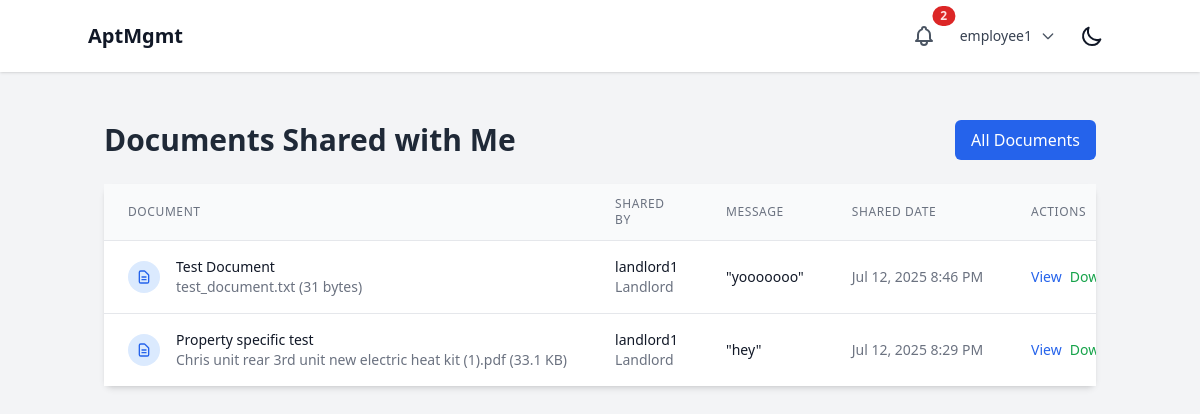
/documents/shared/ (signed in), run on the app's committed database.
### users/models.py (models this page shows, shortened)
class User(AbstractUser):
    class Role(models.TextChoices):
        SUPERUSER = "SUPERUSER", "Superuser"
        LANDLORD = "LANDLORD", "Landlord"
        EMPLOYEE = "EMPLOYEE", "Employee"
        TENANT = "TENANT", "Tenant"
    role = models.CharField(max_length=50, choices=Role.choices)
    company = models.ForeignKey(Company, on_delete=models.CASCADE, related_name="users", null=True, blank=True)
    property = models.ForeignKey(Property, on_delete=models.SET_NULL, related_name="users", null=True, blank=True)
    apartment_unit = models.ForeignKey('properties.ApartmentUnit', on_delete=models.SET_NULL, null=True, blank=True, related_name="tenant")
    phone_number = models.CharField(max_length=20, blank=True, null=True)
    emergency_contact_name = models.CharField(max_length=100, blank=True, null=True)
    emergency_contact_phone = models.CharField(max_length=20, blank=True, null=True)
    emergency_contact_relationship = models.CharField(max_length=50, blank=True, null=True)

### documents/models.py (models this page shows, shortened)
class DocumentShare(models.Model):
    document = models.ForeignKey(Document, on_delete=models.CASCADE, related_name="shares")
    shared_by = models.ForeignKey(User, on_delete=models.CASCADE, related_name="shared_documents")
    shared_with = models.ForeignKey(User, on_delete=models.CASCADE, related_name="received_documents")
    message = models.TextField(blank=True)
    created_at = models.DateTimeField(auto_now_add=True)
    is_read = models.BooleanField(default=False)
    class Meta:
        unique_together = ['document', 'shared_by', 'shared_with']

class Document(models.Model):
    class AccessLevel(models.TextChoices):
        COMPANY = "COMPANY", "Company-wide"
        PROPERTY = "PROPERTY", "Property-specific"
        UNIT = "UNIT", "Unit-specific"
        PRIVATE = "PRIVATE", "Private (specific users)"
    title = models.CharField(max_length=255)
    description = models.TextField(blank=True)
    file = models.FileField(upload_to=document_upload_path)
    original_filename = models.CharField(max_length=255)
    file_size = models.PositiveIntegerField()
    file_type = models.CharField(max_length=100)
    category = models.ForeignKey(DocumentCategory, on_delete=models.SET_NULL, null=True, blank=True)
    company = models.ForeignKey(Company, on_delete=models.CASCADE, related_name="documents")
    property = models.ForeignKey(Property, on_delete=models.CASCADE, related_name="documents", null=True, blank=True)
    unit = models.ForeignKey(ApartmentUnit, on_delete=models.CASCADE, related_name="documents", null=True, blank=True)
    access_level = models.CharField(max_length=20, choices=AccessLevel.choices, default=AccessLevel.COMPANY)
    allowed_users = models.ManyToManyField(User, related_name="accessible_documents", blank=True)
    allowed_roles = models.JSONField(default=list, blank=True)  # List of role strings
    uploaded_by = models.ForeignKey(User, on_delete=models.CASCADE, related_name="uploaded_documents")
    created_at = models.DateTimeField(auto_now_add=True)
    updated_at = models.DateTimeField(auto_now=True)
    is_active = models.BooleanField(default=True)
    class Meta:
        ordering = ['-created_at']
        indexes = [
            models.Index(fields=['company', 'access_level']),
            models.Index(fields=['property']),
            models.Index(fields=['created_at']),
        ]

### documents/views.py (the view)
# urls.py: path('shared/', views.shared_documents, name='shared'),
@login_required
def shared_documents(request):
    shares = DocumentShare.objects.filter(
        shared_with=request.user
    ).select_related('document', 'shared_by').order_by('-created_at')
    shares.filter(is_read=False).update(is_read=True)
    context = {
        'shares': shares,
    }
    return render(request, 'documents/shared.html', context)

### core/context_processors.py (called while the page is built)
def notifications(request):
    if request.user.is_authenticated:
        unread_notifications = Notification.objects.filter(
            recipient=request.user,
            is_read=False
        ).order_by('-created_at')
        recent_unread_notifications = unread_notifications[:5]
        return {
            'unread_notifications_count': unread_notifications.count(),
            'recent_notifications': recent_unread_notifications,
            'has_unread_notifications': unread_notifications.exists(),
        }
    return {
        'unread_notifications_count': 0,
        'recent_notifications': [],
        'has_unread_notifications': False,
    }

### documents/templates/documents/shared.html (shortened to what this page needs)
{% extends 'base.html' %}
{% block content %}
<div class="container mx-auto px-4 py-8">
    <div class="flex justify-between items-center mb-6">
        <h1 class="text-3xl font-bold text-gray-800 dark:text-white">Documents Shared with Me</h1>
        <a href="{% url 'documents:list' %}" class="bg-blue-600 hover:bg-blue-700 text-white px-4 py-2 rounded-md">
            All Documents
        </a>
    </div>
    <div class="bg-white dark:bg-gray-800 rounded-lg shadow-md">
        {% if shares %}
            <div class="overflow-x-auto">
                <table class="min-w-full divide-y divide-gray-200 dark:divide-gray-700">
                    <thead class="bg-gray-50 dark:bg-gray-700">
                        <tr>
                            <th class="px-6 py-3 text-left text-xs font-medium text-gray-500 dark:text-gray-300 uppercase tracking-wider">
                                Document
                            </th>
                            <th class="px-6 py-3 text-left text-xs font-medium text-gray-500 dark:text-gray-300 uppercase tracking-wider">
                                Shared By
                            </th>
                            <th class="px-6 py-3 text-left text-xs font-medium text-gray-500 dark:text-gray-300 uppercase tracking-wider">
                                Message
                            </th>
                            <th class="px-6 py-3 text-left text-xs font-medium text-gray-500 dark:text-gray-300 uppercase tracking-wider">
                                Shared Date
                            </th>
                            <th class="px-6 py-3 text-left text-xs font-medium text-gray-500 dark:text-gray-300 uppercase tracking-wider">
                                Actions
                            </th>
                        </tr>
                    </thead>
                    <tbody class="bg-white dark:bg-gray-800 divide-y divide-gray-200 dark:divide-gray-700">
                        {% for share in shares %}
                        <tr class="hover:bg-gray-50 dark:hover:bg-gray-700">
                            <td class="px-6 py-4 whitespace-nowrap">
                                <div class="flex items-center">
                                    <div class="flex-shrink-0 h-8 w-8">
                                        <div class="h-8 w-8 bg-blue-100 dark:bg-blue-900 rounded-full flex items-center justify-center">
                                            <svg class="h-4 w-4 text-blue-600 dark:text-blue-400" fill="none" stroke="currentColor" viewBox="0 0 24 24">
                                                <path stroke-linecap="round" stroke-linejoin="round" stroke-width="2" d="M9 12h6m-6 4h6m2 5H7a2 2 0 01-2-2V5a2 2 0 012-2h5.586a1 1 0 01.707.293l5.414 5.414a1 1 0 01.293.707V19a2 2 0 01-2 2z"></path>
                                            </svg>
                                        </div>
                                    </div>
                                    <div class="ml-4">
                                        <div class="text-sm font-medium text-gray-900 dark:text-white">
                                            <a href="{% url 'documents:detail' share.document.id %}" class="hover:underline">
                                                {{ share.document.title }}
                                            </a>
                                        </div>
                                        <div class="text-sm text-gray-500 dark:text-gray-400">
                                            {{ share.document.original_filename }} ({{ share.document.file_size|filesizeformat }})
                                        </div>
                                    </div>
                                </div>
                            </td>
                            <td class="px-6 py-4 whitespace-nowrap">
                                <div class="text-sm text-gray-900 dark:text-white">
                                    {{ share.shared_by.get_full_name|default:share.shared_by.username }}
                                </div>
                                <div class="text-sm text-gray-500 dark:text-gray-400">
                                    {{ share.shared_by.get_role_display }}
                                </div>
                            </td>
                            <td class="px-6 py-4">
                                <div class="text-sm text-gray-900 dark:text-white">
                                    {% if share.message %}
                                        "{{ share.message|truncatechars:50 }}"
                                    {% else %}
                                        <em class="text-gray-500 dark:text-gray-400">No message</em>
                                    {% endif %}
                                </div>
                            </td>
                            <td class="px-6 py-4 whitespace-nowrap text-sm text-gray-500 dark:text-gray-400">
                                {{ share.created_at|date:"M d, Y g:i A" }}
                            </td>
                            <td class="px-6 py-4 whitespace-nowrap text-sm font-medium">
                                <div class="flex space-x-2">
                                    <a href="{% url 'documents:detail' share.document.id %}" class="text-blue-600 hover:text-blue-900 dark:text-blue-400 dark:hover:text-blue-200">
                                        View
                                    </a>
                                    <a href="{% url 'documents:download' share.document.id %}" class="text-green-600 hover:text-green-900 dark:text-green-400 dark:hover:text-green-200">
                                        Download
                                    </a>
                                </div>
                            </td>
                        </tr>
                        {% endfor %}
                    </tbody>
                </table>
            </div>
        {% endif %}
    </div>
</div>
{% endblock %}

### core/templates/base.html (shortened to what this page needs)
{% load static %}
<!DOCTYPE html>
<html lang="en" x-data="{ darkMode: localStorage.getItem('darkMode') === 'true' }" x-init="$watch('darkMode', val => localStorage.setItem('darkMode', val))" :class="{ 'dark': darkMode }">
<head>
    <script src="https://cdn.tailwindcss.com"></script>
</head>
<body class="bg-gray-100 dark:bg-gray-900 text-gray-900 dark:text-gray-100">
    <header class="p-4 bg-white dark:bg-gray-800 shadow">
        <div class="container mx-auto flex justify-between items-center">
            {% if user.is_authenticated %}
                <a href="{% url 'core:dashboard_redirect' %}" class="text-xl font-bold hover:text-gray-600 dark:hover:text-gray-300 transition-colors duration-200">AptMgmt</a>
            {% else %}
                <h1 class="text-xl font-bold">AptMgmt</h1>
            {% endif %}
            <div class="flex items-center space-x-4">
                {% if user.is_authenticated %}
                    <div class="relative" x-data="{ open: false }">
                        <button @click="open = !open" class="relative p-2 text-gray-600 dark:text-gray-300 hover:text-gray-900 dark:hover:text-white focus:outline-none focus:ring-2 focus:ring-offset-2 focus:ring-blue-500">
                            {% if has_unread_notifications %}
                            <span class="absolute top-0 right-0 inline-flex items-center justify-center px-2 py-1 text-xs font-bold leading-none text-red-100 transform translate-x-1/2 -translate-y-1/2 bg-red-600 rounded-full">{{ unread_notifications_count }}</span>
                            {% endif %}
                        </button>
                    </div>
                    <div class="relative" x-data="{ open: false }">
                        <button @click="open = !open" class="flex items-center space-x-2 text-sm rounded-full focus:outline-none focus:ring-2 focus:ring-offset-2 focus:ring-blue-500">
                            <span class="text-gray-700 dark:text-gray-300">{{ user.username }}</span>
                            <svg class="w-4 h-4 text-gray-600 dark:text-gray-300" fill="none" stroke="currentColor" viewBox="0 0 24 24">
                                <path stroke-linecap="round" stroke-linejoin="round" stroke-width="2" d="M19 9l-7 7-7-7"></path>
                            </svg>
                        </button>
                    </div>
                {% endif %}
                <button @click="darkMode = !darkMode" class="p-2 rounded-md focus:outline-none focus:ring-2 focus:ring-offset-2 focus:ring-offset-gray-800 focus:ring-white">
                    <svg x-show="!darkMode" class="w-6 h-6" fill="none" stroke="currentColor" viewBox="0 0 24 24" xmlns="http://www.w3.org/2000/svg"><path stroke-linecap="round" stroke-linejoin="round" stroke-width="2" d="M20.354 15.354A9 9 0 018.646 3.646 9.003 9.003 0 0012 21a9.003 9.003 0 008.354-5.646z"></path></svg>
                </button>
            </div>
        </div>
    </header>
    <main class="p-4" id="content">
        {% block content %}{% endblock %}
    </main>
</body>
</html>

### data on the page
User: username "employee1"
DocumentShare: document "Test Document", document.original_filename "test_document.txt", document.file_size|filesizeformat "31 bytes", shared_by.get_full_name "landlord1", shared_by.role "Landlord", message "yooooooo", created_at "Jul 12, 2025 8:46 PM"
DocumentShare: document "Property specific test", document.original_filename "Chris unit rear 3rd unit new electric heat kit (1).pdf", document.file_size|filesizeformat "33.1 KB", shared_by.get_full_name "landlord1", shared_by.role "Landlord", message "hey", created_at "Jul 12, 2025 8:29 PM"

### other printed values
{{ unread_notifications_count }} "2"
